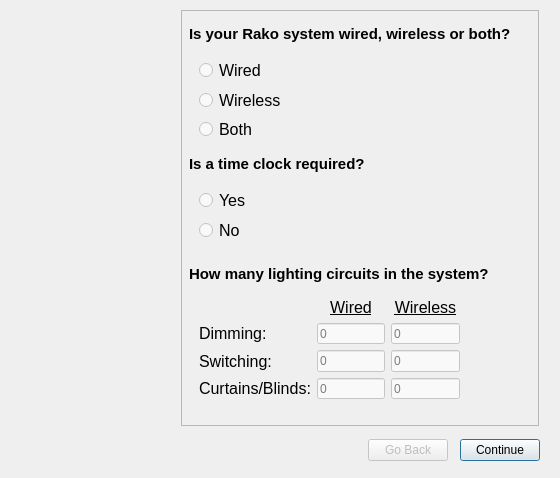
<?xml version="1.0" encoding="UTF-8"?>
<ui version="4.0">
 <class>rakowiz</class>
 <widget class="QWizard" name="rakowiz">
  <property name="geometry">
   <rect>
    <x>0</x>
    <y>0</y>
    <width>560</width>
    <height>478</height>
   </rect>
  </property>
  <property name="windowTitle">
   <string>Rako Quote Bot</string>
  </property>
  <property name="windowIcon">
   <iconset>
    <normaloff>../../../Dropbox/Indigo Tech/Logo.png</normaloff>../../../Dropbox/Indigo Tech/Logo.png</iconset>
  </property>
  <property name="autoFillBackground">
   <bool>false</bool>
  </property>
  <property name="wizardStyle">
   <enum>QWizard::MacStyle</enum>
  </property>
  <property name="options">
   <set>QWizard::NoCancelButton</set>
  </property>
  <widget class="QWizardPage" name="wizardPage1">
   <widget class="QLabel" name="label">
    <property name="geometry">
     <rect>
      <x>0</x>
      <y>0</y>
      <width>371</width>
      <height>31</height>
     </rect>
    </property>
    <property name="font">
     <font>
      <pointsize>11</pointsize>
      <weight>75</weight>
      <bold>true</bold>
     </font>
    </property>
    <property name="text">
     <string>Is your Rako system wired, wireless or both?</string>
    </property>
   </widget>
   <widget class="QWidget" name="verticalLayoutWidget">
    <property name="geometry">
     <rect>
      <x>10</x>
      <y>40</y>
      <width>160</width>
      <height>83</height>
     </rect>
    </property>
    <layout class="QVBoxLayout" name="verticalLayout">
     <item>
      <widget class="QRadioButton" name="wired_sys">
       <property name="font">
        <font>
         <pointsize>12</pointsize>
        </font>
       </property>
       <property name="text">
        <string>Wired</string>
       </property>
      </widget>
     </item>
     <item>
      <widget class="QRadioButton" name="wireless_sys">
       <property name="font">
        <font>
         <pointsize>12</pointsize>
        </font>
       </property>
       <property name="text">
        <string>Wireless</string>
       </property>
      </widget>
     </item>
     <item>
      <widget class="QRadioButton" name="both_sys">
       <property name="font">
        <font>
         <pointsize>12</pointsize>
        </font>
       </property>
       <property name="text">
        <string>Both</string>
       </property>
      </widget>
     </item>
    </layout>
   </widget>
   <widget class="QLabel" name="label_2">
    <property name="geometry">
     <rect>
      <x>0</x>
      <y>130</y>
      <width>371</width>
      <height>31</height>
     </rect>
    </property>
    <property name="font">
     <font>
      <pointsize>11</pointsize>
      <weight>75</weight>
      <bold>true</bold>
     </font>
    </property>
    <property name="text">
     <string>Is a time clock required?</string>
    </property>
   </widget>
   <widget class="QWidget" name="verticalLayoutWidget_2">
    <property name="geometry">
     <rect>
      <x>10</x>
      <y>170</y>
      <width>160</width>
      <height>54</height>
     </rect>
    </property>
    <layout class="QVBoxLayout" name="verticalLayout_2">
     <item>
      <widget class="QRadioButton" name="tc_yes">
       <property name="font">
        <font>
         <pointsize>12</pointsize>
        </font>
       </property>
       <property name="text">
        <string>Yes</string>
       </property>
      </widget>
     </item>
     <item>
      <widget class="QRadioButton" name="tc_no">
       <property name="font">
        <font>
         <pointsize>12</pointsize>
        </font>
       </property>
       <property name="text">
        <string>No</string>
       </property>
      </widget>
     </item>
    </layout>
   </widget>
   <widget class="QWidget" name="gridLayoutWidget">
    <property name="geometry">
     <rect>
      <x>10</x>
      <y>280</y>
      <width>261</width>
      <height>101</height>
     </rect>
    </property>
    <layout class="QGridLayout" name="gridLayout">
     <item row="2" column="1">
      <widget class="QLineEdit" name="dim_w_edit">
       <property name="placeholderText">
        <string>0</string>
       </property>
      </widget>
     </item>
     <item row="3" column="0">
      <widget class="QLabel" name="sw_lbl">
       <property name="font">
        <font>
         <pointsize>12</pointsize>
        </font>
       </property>
       <property name="text">
        <string>Switching:</string>
       </property>
      </widget>
     </item>
     <item row="0" column="1">
      <widget class="QLabel" name="wired_lbl">
       <property name="font">
        <font>
         <pointsize>12</pointsize>
         <underline>true</underline>
        </font>
       </property>
       <property name="text">
        <string>Wired</string>
       </property>
       <property name="alignment">
        <set>Qt::AlignCenter</set>
       </property>
      </widget>
     </item>
     <item row="4" column="0">
      <widget class="QLabel" name="cub_lbl">
       <property name="font">
        <font>
         <pointsize>12</pointsize>
        </font>
       </property>
       <property name="text">
        <string>Curtains/Blinds:</string>
       </property>
      </widget>
     </item>
     <item row="3" column="1">
      <widget class="QLineEdit" name="sw_w_edit">
       <property name="placeholderText">
        <string>0</string>
       </property>
      </widget>
     </item>
     <item row="4" column="1">
      <widget class="QLineEdit" name="cub_w_edit">
       <property name="placeholderText">
        <string>0</string>
       </property>
      </widget>
     </item>
     <item row="2" column="0">
      <widget class="QLabel" name="dim_lbl">
       <property name="font">
        <font>
         <pointsize>12</pointsize>
        </font>
       </property>
       <property name="text">
        <string>Dimming:</string>
       </property>
      </widget>
     </item>
     <item row="2" column="2">
      <widget class="QLineEdit" name="dim_wl_edit">
       <property name="placeholderText">
        <string>0</string>
       </property>
      </widget>
     </item>
     <item row="3" column="2">
      <widget class="QLineEdit" name="sw_wl_edit">
       <property name="placeholderText">
        <string>0</string>
       </property>
      </widget>
     </item>
     <item row="4" column="2">
      <widget class="QLineEdit" name="cub_wl_edit">
       <property name="placeholderText">
        <string>0</string>
       </property>
      </widget>
     </item>
     <item row="0" column="2">
      <widget class="QLabel" name="wireless_lbl">
       <property name="font">
        <font>
         <pointsize>12</pointsize>
         <underline>true</underline>
        </font>
       </property>
       <property name="text">
        <string>Wireless</string>
       </property>
       <property name="alignment">
        <set>Qt::AlignCenter</set>
       </property>
      </widget>
     </item>
    </layout>
   </widget>
   <widget class="QLabel" name="label_3">
    <property name="geometry">
     <rect>
      <x>0</x>
      <y>240</y>
      <width>371</width>
      <height>31</height>
     </rect>
    </property>
    <property name="font">
     <font>
      <pointsize>11</pointsize>
      <weight>75</weight>
      <bold>true</bold>
     </font>
    </property>
    <property name="text">
     <string>How many lighting circuits in the system?</string>
    </property>
   </widget>
  </widget>
  <widget class="QWizardPage" name="wizardPage">
   <widget class="QLabel" name="label_8">
    <property name="geometry">
     <rect>
      <x>130</x>
      <y>0</y>
      <width>101</width>
      <height>41</height>
     </rect>
    </property>
    <property name="font">
     <font>
      <pointsize>16</pointsize>
      <weight>75</weight>
      <bold>true</bold>
     </font>
    </property>
    <property name="text">
     <string>Keypads</string>
    </property>
   </widget>
   <widget class="QLabel" name="label_10">
    <property name="geometry">
     <rect>
      <x>10</x>
      <y>40</y>
      <width>51</width>
      <height>21</height>
     </rect>
    </property>
    <property name="font">
     <font>
      <pointsize>12</pointsize>
      <underline>true</underline>
     </font>
    </property>
    <property name="text">
     <string>Wired</string>
    </property>
   </widget>
   <widget class="QLabel" name="label_11">
    <property name="geometry">
     <rect>
      <x>10</x>
      <y>160</y>
      <width>131</width>
      <height>21</height>
     </rect>
    </property>
    <property name="font">
     <font>
      <pointsize>12</pointsize>
      <underline>true</underline>
     </font>
    </property>
    <property name="text">
     <string>Wireless</string>
    </property>
   </widget>
   <widget class="QLabel" name="label_12">
    <property name="geometry">
     <rect>
      <x>10</x>
      <y>280</y>
      <width>51</width>
      <height>21</height>
     </rect>
    </property>
    <property name="font">
     <font>
      <pointsize>12</pointsize>
      <underline>true</underline>
     </font>
    </property>
    <property name="text">
     <string>NFC</string>
    </property>
   </widget>
   <widget class="QWidget" name="gridLayoutWidget_2">
    <property name="geometry">
     <rect>
      <x>10</x>
      <y>60</y>
      <width>296</width>
      <height>80</height>
     </rect>
    </property>
    <layout class="QGridLayout" name="gridLayout_2">
     <item row="2" column="1">
      <widget class="QLineEdit" name="w10_qty">
       <property name="placeholderText">
        <string>0</string>
       </property>
      </widget>
     </item>
     <item row="0" column="0">
      <widget class="QLabel" name="w3_lbl">
       <property name="text">
        <string>3-button keypad:</string>
       </property>
      </widget>
     </item>
     <item row="0" column="1">
      <widget class="QLineEdit" name="w3_qty">
       <property name="placeholderText">
        <string>0</string>
       </property>
      </widget>
     </item>
     <item row="1" column="1">
      <widget class="QLineEdit" name="w7_qty">
       <property name="placeholderText">
        <string>0</string>
       </property>
      </widget>
     </item>
     <item row="1" column="0">
      <widget class="QLabel" name="w7_lbl">
       <property name="text">
        <string>7-button keypad:</string>
       </property>
      </widget>
     </item>
     <item row="2" column="0">
      <widget class="QLabel" name="w10_lbl">
       <property name="text">
        <string>10-button keypad:</string>
       </property>
      </widget>
     </item>
     <item row="1" column="2">
      <widget class="QComboBox" name="w7_plate">
       <item>
        <property name="text">
         <string>White</string>
        </property>
       </item>
       <item>
        <property name="text">
         <string>Black Nickel</string>
        </property>
       </item>
       <item>
        <property name="text">
         <string>Polished Brass</string>
        </property>
       </item>
       <item>
        <property name="text">
         <string>Mirrored Stainless Steel</string>
        </property>
       </item>
       <item>
        <property name="text">
         <string>Brushed Stainless Steel</string>
        </property>
       </item>
      </widget>
     </item>
     <item row="0" column="2">
      <widget class="QComboBox" name="w3_plate">
       <item>
        <property name="text">
         <string>White</string>
        </property>
       </item>
       <item>
        <property name="text">
         <string>Black Nickel</string>
        </property>
       </item>
       <item>
        <property name="text">
         <string>Polished Brass</string>
        </property>
       </item>
       <item>
        <property name="text">
         <string>Mirrored Stainless Steel</string>
        </property>
       </item>
       <item>
        <property name="text">
         <string>Brushed Stainless Steel</string>
        </property>
       </item>
      </widget>
     </item>
     <item row="2" column="2">
      <widget class="QComboBox" name="w10_plate">
       <item>
        <property name="text">
         <string>White</string>
        </property>
       </item>
       <item>
        <property name="text">
         <string>Black Nickel</string>
        </property>
       </item>
       <item>
        <property name="text">
         <string>Polished Brass</string>
        </property>
       </item>
       <item>
        <property name="text">
         <string>Mirrored Stainless Steel</string>
        </property>
       </item>
       <item>
        <property name="text">
         <string>Brushed Stainless Steel</string>
        </property>
       </item>
      </widget>
     </item>
    </layout>
   </widget>
   <widget class="QWidget" name="gridLayoutWidget_3">
    <property name="geometry">
     <rect>
      <x>10</x>
      <y>190</y>
      <width>296</width>
      <height>80</height>
     </rect>
    </property>
    <layout class="QGridLayout" name="gridLayout_3">
     <item row="2" column="1">
      <widget class="QLineEdit" name="wl10_qty">
       <property name="placeholderText">
        <string>0</string>
       </property>
      </widget>
     </item>
     <item row="0" column="0">
      <widget class="QLabel" name="wl3_lbl">
       <property name="text">
        <string>3-button keypad:</string>
       </property>
      </widget>
     </item>
     <item row="0" column="1">
      <widget class="QLineEdit" name="wl3_qty">
       <property name="placeholderText">
        <string>0</string>
       </property>
      </widget>
     </item>
     <item row="1" column="1">
      <widget class="QLineEdit" name="wl7_qty">
       <property name="placeholderText">
        <string>0</string>
       </property>
      </widget>
     </item>
     <item row="1" column="0">
      <widget class="QLabel" name="wl7_lbl">
       <property name="text">
        <string>7-button keypad:</string>
       </property>
      </widget>
     </item>
     <item row="2" column="0">
      <widget class="QLabel" name="wl10_lbl">
       <property name="text">
        <string>10-button keypad:</string>
       </property>
      </widget>
     </item>
     <item row="1" column="2">
      <widget class="QComboBox" name="wl7_plate">
       <item>
        <property name="text">
         <string>White</string>
        </property>
       </item>
       <item>
        <property name="text">
         <string>Black Nickel</string>
        </property>
       </item>
       <item>
        <property name="text">
         <string>Polished Brass</string>
        </property>
       </item>
       <item>
        <property name="text">
         <string>Mirrored Stainless Steel</string>
        </property>
       </item>
       <item>
        <property name="text">
         <string>Brushed Stainless Steel</string>
        </property>
       </item>
      </widget>
     </item>
     <item row="0" column="2">
      <widget class="QComboBox" name="wl3_plate">
       <item>
        <property name="text">
         <string>White</string>
        </property>
       </item>
       <item>
        <property name="text">
         <string>Black Nickel</string>
        </property>
       </item>
       <item>
        <property name="text">
         <string>Polished Brass</string>
        </property>
       </item>
       <item>
        <property name="text">
         <string>Mirrored Stainless Steel</string>
        </property>
       </item>
       <item>
        <property name="text">
         <string>Brushed Stainless Steel</string>
        </property>
       </item>
      </widget>
     </item>
     <item row="2" column="2">
      <widget class="QComboBox" name="wl10_plate">
       <item>
        <property name="text">
         <string>White</string>
        </property>
       </item>
       <item>
        <property name="text">
         <string>Black Nickel</string>
        </property>
       </item>
       <item>
        <property name="text">
         <string>Polished Brass</string>
        </property>
       </item>
       <item>
        <property name="text">
         <string>Mirrored Stainless Steel</string>
        </property>
       </item>
       <item>
        <property name="text">
         <string>Brushed Stainless Steel</string>
        </property>
       </item>
      </widget>
     </item>
    </layout>
   </widget>
   <widget class="QWidget" name="gridLayoutWidget_4">
    <property name="geometry">
     <rect>
      <x>10</x>
      <y>310</y>
      <width>296</width>
      <height>61</height>
     </rect>
    </property>
    <layout class="QGridLayout" name="gridLayout_4">
     <item row="0" column="2">
      <widget class="QComboBox" name="wnf3_plate">
       <item>
        <property name="text">
         <string>White</string>
        </property>
       </item>
       <item>
        <property name="text">
         <string>Black Nickel</string>
        </property>
       </item>
       <item>
        <property name="text">
         <string>Polished Brass</string>
        </property>
       </item>
       <item>
        <property name="text">
         <string>Mirrored Stainless Steel</string>
        </property>
       </item>
       <item>
        <property name="text">
         <string>Brushed Stainless Steel</string>
        </property>
       </item>
      </widget>
     </item>
     <item row="1" column="1">
      <widget class="QLineEdit" name="wnf7_qty">
       <property name="placeholderText">
        <string>0</string>
       </property>
      </widget>
     </item>
     <item row="0" column="1">
      <widget class="QLineEdit" name="wnf3_qty">
       <property name="placeholderText">
        <string>0</string>
       </property>
      </widget>
     </item>
     <item row="0" column="0">
      <widget class="QLabel" name="wnf3_lbl">
       <property name="text">
        <string>7-button keypad:</string>
       </property>
      </widget>
     </item>
     <item row="1" column="0">
      <widget class="QLabel" name="wnf7_lbl">
       <property name="text">
        <string>10-button keypad:</string>
       </property>
      </widget>
     </item>
     <item row="1" column="2">
      <widget class="QComboBox" name="wnf7_plate">
       <item>
        <property name="text">
         <string>White</string>
        </property>
       </item>
       <item>
        <property name="text">
         <string>Black Nickel</string>
        </property>
       </item>
       <item>
        <property name="text">
         <string>Polished Brass</string>
        </property>
       </item>
       <item>
        <property name="text">
         <string>Mirrored Stainless Steel</string>
        </property>
       </item>
       <item>
        <property name="text">
         <string>Brushed Stainless Steel</string>
        </property>
       </item>
      </widget>
     </item>
    </layout>
   </widget>
  </widget>
 </widget>
 <resources/>
 <connections/>
</ui>
